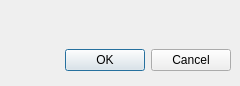
<?xml version="1.0" encoding="UTF-8"?>
<ui version="4.0">
 <class>Dialog</class>
 <widget class="QDialog" name="Dialog">
  <property name="geometry">
   <rect>
    <x>0</x>
    <y>0</y>
    <width>240</width>
    <height>86</height>
   </rect>
  </property>
  <property name="windowTitle">
   <string>Dialog</string>
  </property>
  <widget class="QDialogButtonBox" name="buttonBox">
   <property name="geometry">
    <rect>
     <x>10</x>
     <y>40</y>
     <width>221</width>
     <height>41</height>
    </rect>
   </property>
   <property name="orientation">
    <enum>Qt::Horizontal</enum>
   </property>
   <property name="standardButtons">
    <set>QDialogButtonBox::Cancel|QDialogButtonBox::Ok</set>
   </property>
  </widget>
 </widget>
 <resources/>
 <connections>
  <connection>
   <sender>buttonBox</sender>
   <signal>accepted()</signal>
   <receiver>Dialog</receiver>
   <slot>accept()</slot>
   <hints>
    <hint type="sourcelabel">
     <x>248</x>
     <y>254</y>
    </hint>
    <hint type="destinationlabel">
     <x>157</x>
     <y>274</y>
    </hint>
   </hints>
  </connection>
  <connection>
   <sender>buttonBox</sender>
   <signal>rejected()</signal>
   <receiver>Dialog</receiver>
   <slot>reject()</slot>
   <hints>
    <hint type="sourcelabel">
     <x>316</x>
     <y>260</y>
    </hint>
    <hint type="destinationlabel">
     <x>286</x>
     <y>274</y>
    </hint>
   </hints>
  </connection>
 </connections>
</ui>
